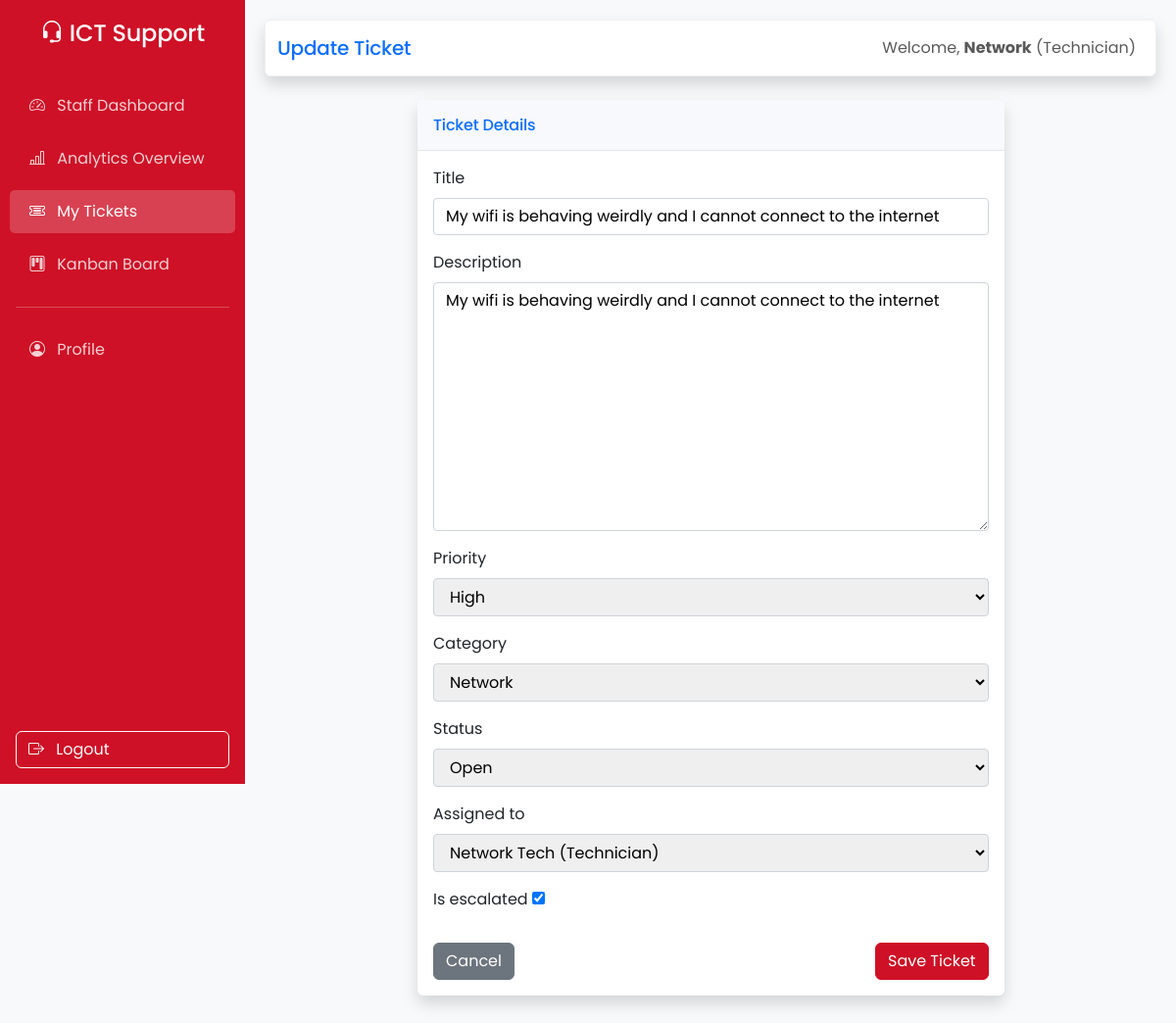
/tickets/1/update/ (signed in), run on the app's committed database.
### users/models.py (models this page shows, shortened)
class User(AbstractUser):
    class Role(models.TextChoices):
        STUDENT = 'student', 'Student'
        STAFF = 'staff', 'Staff'
        TECHNICIAN = 'technician', 'Technician'
        ADMIN = 'admin', 'Admin'
    role = models.CharField(
        max_length=20,
        choices=Role.choices,
        default=Role.STUDENT,
    )
    phone = models.CharField(max_length=20, blank=True)
    department = models.CharField(max_length=100, blank=True)
    def __str__(self):
        return f"{self.get_full_name()} ({self.get_role_display()})"

### tickets/models.py (models this page shows, shortened)
class Ticket(models.Model):
    STATUS_CHOICES = (
        ('open', 'Open'),
        ('in_progress', 'In Progress'),
        ('resolved', 'Resolved'),
        ('closed', 'Closed'),
    )
    PRIORITY_CHOICES = (
        ('low', 'Low'),
        ('medium', 'Medium'),
        ('high', 'High'),
        ('critical', 'Critical'),
    )
    title = models.CharField(max_length=200)
    description = models.TextField()
    created_by = models.ForeignKey(
        settings.AUTH_USER_MODEL,
        on_delete=models.CASCADE,
        related_name='created_tickets'
    )
    assigned_to = models.ForeignKey(
        settings.AUTH_USER_MODEL,
        on_delete=models.SET_NULL,
        null=True,
        blank=True,
        related_name='assigned_tickets'
    )
    is_escalated = models.BooleanField(default=False)
    status = models.CharField(max_length=20, choices=STATUS_CHOICES, default='open')
    priority = models.CharField(max_length=20, choices=PRIORITY_CHOICES, default='medium')
    category = models.ForeignKey(
        Category,
        on_delete=models.SET_NULL,
        null=True,
        blank=True,
        related_name='tickets'
    )
    created_at = models.DateTimeField(auto_now_add=True)
    updated_at = models.DateTimeField(auto_now=True)
    closed_at = models.DateTimeField(null=True, blank=True)

### tickets/views.py (the view)
# urls.py: path('<int:pk>/update/', views.ticket_update, name='update'),
@login_required
def ticket_update(request, pk):
    ticket = get_object_or_404(Ticket, pk=pk)
    if request.method == 'POST':
        form = TicketUpdateForm(request.POST, instance=ticket)
        if form.is_valid():
            form.save()
            messages.success(request, 'Ticket updated.')
            return redirect('tickets:detail', pk=pk)
    else:
        form = TicketUpdateForm(instance=ticket)
    return render(request, 'tickets/ticket_form.html', {'form': form, 'title': 'Update Ticket'})

### tickets/forms.py
class TicketUpdateForm(forms.ModelForm):
    class Meta:
        model = Ticket
        fields = ['title', 'description', 'priority', 'category', 'status', 'assigned_to', 'is_escalated']
    def __init__(self, *args, **kwargs):
        super().__init__(*args, **kwargs)
        pass

### tickets/models.py (called while the page is built)
    def __str__(self):
        return self.name

### templates/tickets/ticket_form.html (shortened to what this page needs)
{% extends 'base.html' %}
{% block page_title %}{{ title }}{% endblock %}
{% block content %}
<div class="row justify-content-center">
    <div class="col-xl-8 col-lg-10">
        <div class="card shadow mb-4">
            <div class="card-header py-3">
                <h6 class="m-0 font-weight-bold text-primary">Ticket Details</h6>
            </div>
            <div class="card-body">
                <form method="post">
                    {% for field in form %}
                    <div class="form-group mb-3">
                        <label for="{{ field.id_for_label }}" class="form-label">{{ field.label }}</label>
                        {{ field }}
                    </div>
                    {% endfor %}
                    <div class="d-flex justify-content-between mt-4">
                        <a href="{% url 'tickets:list' %}" class="btn btn-secondary">Cancel</a>
                        <button type="submit" class="btn btn-primary" data-loading-text="Saving ticket...">Save Ticket</button>
                    </div>
                </form>
            </div>
        </div>
    </div>
</div>
{% endblock %}

### templates/base.html (shortened to what this page needs)
<!DOCTYPE html>
<html lang="en">
<head>
    <link href="https://cdn.jsdelivr.net/npm/bootstrap@5.3.2/dist/css/bootstrap.min.css" rel="stylesheet">
    <link rel="stylesheet" href="https://cdn.jsdelivr.net/npm/bootstrap-icons@1.11.3/font/bootstrap-icons.min.css">
</head>
<body class="{% block body_class %}{% endblock %}">
    <nav class="sidebar d-flex flex-column">
        <div class="text-center mb-4">
            <h4><i class="bi bi-headset"></i> ICT Support</h4>
        </div>
        {% if user.role == 'student' %}
        <a href="{% url 'reports:student_dashboard' %}" class="{% if request.resolver_match.url_name == 'student_dashboard' %}active{% endif %}">
            <i class="bi bi-speedometer2 me-2"></i> My Dashboard
        </a>
        {% else %}
        <a href="{% url 'reports:dashboard' %}" class="{% if request.resolver_match.url_name == 'dashboard' %}active{% endif %}">
            <i class="bi bi-speedometer2 me-2"></i> Staff Dashboard
        </a>
        <a href="{% url 'reports:overview' %}" class="{% if request.resolver_match.url_name == 'overview' %}active{% endif %}">
            <i class="bi bi-bar-chart-line me-2"></i> Analytics Overview
        </a>
        {% endif %}
        <a href="{% url 'tickets:list' %}" class="{% if 'tickets' in request.path and 'kanban' not in request.path %}active{% endif %}">
            <i class="bi bi-ticket-detailed me-2"></i> My Tickets
        </a>
        {% if user.role != 'student' %}
        <a href="{% url 'tickets:kanban' %}" class="{% if 'kanban' in request.path %}active{% endif %}">
            <i class="bi bi-kanban me-2"></i> Kanban Board
        </a>
        {% endif %}
        <hr class="mx-3 border-light">
        <a href="{% url 'users:profile' %}" class="{% if 'profile' in request.path %}active{% endif %}">
            <i class="bi bi-person-circle me-2"></i> Profile
        </a>
        <form action="{% url 'users:logout' %}" method="post" class="mt-auto mb-3 mx-3">
            <button type="submit" class="btn btn-outline-light w-100 text-start" data-loading-text="Signing out..." data-loading-spinner="false">
                <i class="bi bi-box-arrow-right me-2"></i> Logout
            </button>
        </form>
    </nav>
    <main class="main-content">
        <nav class="navbar navbar-expand navbar-light bg-white topbar mb-4 static-top shadow rounded">
            <div class="container-fluid">
                <h5 class="m-0 font-weight-bold text-primary">{% block page_title %}Dashboard{% endblock %}</h5>
                <ul class="navbar-nav ms-auto">
                    <li class="nav-item">
                        <span class="nav-link text-gray-600 small">
                            Welcome, <strong>{{ user.first_name }}</strong> ({{ user.get_role_display }})
                        </span>
                    </li>
                </ul>
            </div>
        </nav>
        {% block content %}{% endblock %}
    </main>
</body>
</html>

### templates/base.html (style rules this page uses)
:root { --brand: #ce1126; --brand-dark: #a50d1f; --accent: #fcd116; --ink: #000000; --muted: #f8f9fa; --surface: #ffffff; --ring: rgba(206, 17, 38, 0.2); }
body { font-family: "Poppins", "Segoe UI", Tahoma, Geneva, Verdana, sans-serif; background-color: var(--muted); color: var(--ink); }
h1, h2, h3, h4, h5, h6 { font-family: "Poppins", "Segoe UI", Tahoma, Geneva, Verdana, sans-serif; letter-spacing: -0.01em; }
.sidebar { height: 100vh; background-color: var(--brand); color: white; position: fixed; top: 0; left: 0; width: 250px; padding-top: 20px; transition: all 0.3s; }
.sidebar a { color: rgba(255, 255, 255, 0.8); text-decoration: none; padding: 10px 20px; display: block; margin: 5px 10px; border-radius: 5px; }
.sidebar a:hover, .sidebar a.active { background-color: rgba(255, 255, 255, 0.2); color: white; }
.main-content { margin-left: 250px; padding: 20px; }
.card { border: none; box-shadow: 0 0.15rem 1.75rem 0 rgba(58, 59, 69, 0.15); margin-bottom: 20px; }
.card-header { background-color: #f8f9fc; border-bottom: 1px solid #e3e6f0; font-weight: bold; color: var(--ink); }
.topbar { border: 1px solid #eef0f3; }
.btn-primary { background-color: var(--brand); border-color: var(--brand); color: #ffffff; }
.ui-animate { opacity: 0; transform: translateY(10px) scale(0.995); animation: uiEnter 0.45s ease forwards; animation-delay: var(--enter-delay, 0ms); }

### templates/tickets/ticket_form.html (style rules this page uses)
input[type="text"], select, textarea { display: block; width: 100%; padding: .375rem .75rem; font-size: 1rem; border: 1px solid #ced4da; border-radius: .25rem; }

### data on the page
User: first_name "Network", role "Technician"
Ticket: form "My wifi is behaving weirdly and I cannot connect to the internet" "My wifi is behaving weirdly and I cannot connect to the internet" "High" "Network" "Open" "Network Tech (Technician)" "☑"

### other printed values
{{ title }} "Update Ticket"
{{ field.label }} "Title" "Description" "Priority" "Category" "Status" "Assigned to" "Is escalated"
